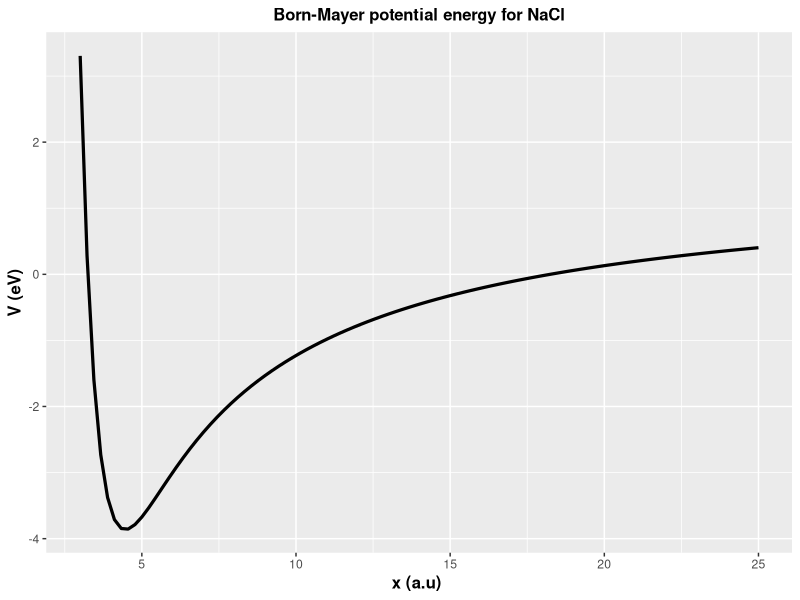

Here is the R script that generated this plot:
# Code to plot Born-Mayer potential energy for sodium chloride: NaCl

# author: Benjamin O. Tayo

# date: 10/12/2018

library(tidyverse)

#define x coordinate in atomic units (a.u = Bohr radius)
x<-seq(3,25,length=100)

# define Born-Mayer potential energy function
Born_Mayer<-function(x)(1.491+2692*exp(-1.837*x) - 27.2/x)

# apply Born-Mayer function to x coordinate to generate potential energy for each x
V<-sapply(x, Born_Mayer)

# store coordinate and potential energy in a data frame
data<-data.frame(x=x,V=V)

# generate visualization of potential energy
data%>%ggplot(aes(x,V))+
  geom_line(size=1.1)+
  xlab("x (a.u) ")+
  ylab("V (eV)")+
  ggtitle("Born-Mayer potential energy for NaCl")+
  theme(plot.title = element_text(color="black", size=12, hjust=0.5, face="bold"),
          axis.title.x = element_text(color="black", size=12, face="bold"),
          axis.title.y = element_text(color="black", size=12, face="bold"))
